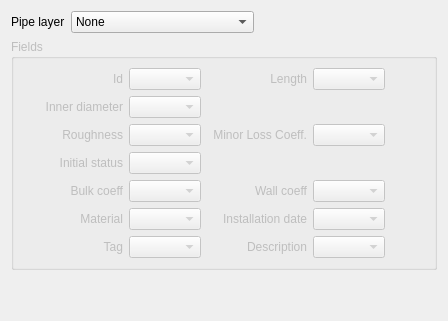
               <widget class="QWidget" name="tabPipes">
                <attribute name="title">
                 <string>Pipes</string>
                </attribute>
                <layout class="QGridLayout" name="gridLayout_7">
                 <item row="0" column="0">
                  <layout class="QGridLayout" name="gridLayout_6">
                   <item row="0" column="0">
                    <layout class="QHBoxLayout" name="horizontalLayout_4">
                     <item>
                      <widget class="QLabel" name="label_6">
                       <property name="text">
                        <string>Pipe layer</string>
                       </property>
                      </widget>
                     </item>
                     <item>
                      <widget class="QComboBox" name="cbPipeLayer">
                       <property name="sizePolicy">
                        <sizepolicy hsizetype="Expanding" vsizetype="Fixed">
                         <horstretch>0</horstretch>
                         <verstretch>0</verstretch>
                        </sizepolicy>
                       </property>
                       <item>
                        <property name="text">
                         <string>None</string>
                        </property>
                       </item>
                      </widget>
                     </item>
                     <item>
                      <spacer name="horizontalSpacer">
                       <property name="orientation">
                        <enum>Qt::Horizontal</enum>
                       </property>
                       <property name="sizeHint" stdset="0">
                        <size>
                         <width>40</width>
                         <height>20</height>
                        </size>
                       </property>
                      </spacer>
                     </item>
                    </layout>
                   </item>
                   <item row="1" column="0">
                    <widget class="QGroupBox" name="gbPipes">
                     <property name="enabled">
                      <bool>false</bool>
                     </property>
                     <property name="sizePolicy">
                      <sizepolicy hsizetype="Expanding" vsizetype="Fixed">
                       <horstretch>0</horstretch>
                       <verstretch>0</verstretch>
                      </sizepolicy>
                     </property>
                     <property name="title">
                      <string>Fields</string>
                     </property>
                     <layout class="QGridLayout" name="gridLayout_8">
                      <item row="1" column="1">
                       <layout class="QGridLayout" name="gridLayout_26">
                        <item row="1" column="0">
                         <widget class="QLabel" name="label_10">
                          <property name="minimumSize">
                           <size>
                            <width>70</width>
                            <height>0</height>
                           </size>
                          </property>
                          <property name="text">
                           <string>Inner diameter</string>
                          </property>
                          <property name="alignment">
                           <set>Qt::AlignRight|Qt::AlignTrailing|Qt::AlignVCenter</set>
                          </property>
                         </widget>
                        </item>
                        <item row="0" column="4">
                         <spacer name="horizontalSpacer_2">
                          <property name="orientation">
                           <enum>Qt::Horizontal</enum>
                          </property>
                          <property name="sizeHint" stdset="0">
                           <size>
                            <width>40</width>
                            <height>20</height>
                           </size>
                          </property>
                         </spacer>
                        </item>
                        <item row="0" column="2">
                         <widget class="QLabel" name="label_9">
                          <property name="minimumSize">
                           <size>
                            <width>100</width>
                            <height>0</height>
                           </size>
                          </property>
                          <property name="text">
                           <string>Length</string>
                          </property>
                          <property name="alignment">
                           <set>Qt::AlignRight|Qt::AlignTrailing|Qt::AlignVCenter</set>
                          </property>
                         </widget>
                        </item>
                        <item row="6" column="3">
                         <widget class="QComboBox" name="cbPipe_Descr">
                          <property name="sizePolicy">
                           <sizepolicy hsizetype="Expanding" vsizetype="Fixed">
                            <horstretch>0</horstretch>
                            <verstretch>0</verstretch>
                           </sizepolicy>
                          </property>
                         </widget>
                        </item>
                        <item row="6" column="1">
                         <widget class="QComboBox" name="cbPipe_Tag">
                          <property name="sizePolicy">
                           <sizepolicy hsizetype="Expanding" vsizetype="Fixed">
                            <horstretch>0</horstretch>
                            <verstretch>0</verstretch>
                           </sizepolicy>
                          </property>
                         </widget>
                        </item>
                        <item row="0" column="1">
                         <widget class="QComboBox" name="cbPipe_Id">
                          <property name="sizePolicy">
                           <sizepolicy hsizetype="Expanding" vsizetype="Fixed">
                            <horstretch>0</horstretch>
                            <verstretch>0</verstretch>
                           </sizepolicy>
                          </property>
                         </widget>
                        </item>
                        <item row="0" column="3">
                         <widget class="QComboBox" name="cbPipe_Length">
                          <property name="sizePolicy">
                           <sizepolicy hsizetype="Expanding" vsizetype="Fixed">
                            <horstretch>0</horstretch>
                            <verstretch>0</verstretch>
                           </sizepolicy>
                          </property>
                         </widget>
                        </item>
                        <item row="3" column="0">
                         <widget class="QLabel" name="label_17">
                          <property name="minimumSize">
                           <size>
                            <width>70</width>
                            <height>0</height>
                           </size>
                          </property>
                          <property name="text">
                           <string>Initial status</string>
                          </property>
                          <property name="alignment">
                           <set>Qt::AlignRight|Qt::AlignTrailing|Qt::AlignVCenter</set>
                          </property>
                         </widget>
                        </item>
                        <item row="3" column="1">
                         <widget class="QComboBox" name="cbPipe_Status">
                          <property name="sizePolicy">
                           <sizepolicy hsizetype="Expanding" vsizetype="Fixed">
                            <horstretch>0</horstretch>
                            <verstretch>0</verstretch>
                           </sizepolicy>
                          </property>
                         </widget>
                        </item>
                        <item row="1" column="1">
                         <widget class="QComboBox" name="cbPipe_Diameter">
                          <property name="sizePolicy">
                           <sizepolicy hsizetype="Expanding" vsizetype="Fixed">
                            <horstretch>0</horstretch>
                            <verstretch>0</verstretch>
                           </sizepolicy>
                          </property>
                         </widget>
                        </item>
                        <item row="1" column="4">
                         <spacer name="horizontalSpacer_3">
                          <property name="orientation">
                           <enum>Qt::Horizontal</enum>
                          </property>
                          <property name="sizeHint" stdset="0">
                           <size>
                            <width>40</width>
                            <height>20</height>
                           </size>
                          </property>
                         </spacer>
                        </item>
                        <item row="0" column="0">
                         <widget class="QLabel" name="label_7">
                          <property name="minimumSize">
                           <size>
                            <width>70</width>
                            <height>0</height>
                           </size>
                          </property>
                          <property name="text">
                           <string>Id</string>
                          </property>
                          <property name="alignment">
                           <set>Qt::AlignRight|Qt::AlignTrailing|Qt::AlignVCenter</set>
                          </property>
                         </widget>
                        </item>
                        <item row="2" column="2">
                         <widget class="QLabel" name="label_12">
                          <property name="minimumSize">
                           <size>
                            <width>100</width>
                            <height>0</height>
                           </size>
                          </property>
                          <property name="text">
                           <string>Minor Loss Coeff.</string>
                          </property>
                          <property name="alignment">
                           <set>Qt::AlignRight|Qt::AlignTrailing|Qt::AlignVCenter</set>
                          </property>
                         </widget>
                        </item>
                        <item row="5" column="1">
                         <widget class="QComboBox" name="cbPipe_Material">
                          <property name="sizePolicy">
                           <sizepolicy hsizetype="Expanding" vsizetype="Fixed">
                            <horstretch>0</horstretch>
                            <verstretch>0</verstretch>
                           </sizepolicy>
                          </property>
                         </widget>
                        </item>
                        <item row="6" column="0">
                         <widget class="QLabel" name="label_18">
                          <property name="minimumSize">
                           <size>
                            <width>70</width>
                            <height>0</height>
                           </size>
                          </property>
                          <property name="text">
                           <string>Tag</string>
                          </property>
                          <property name="alignment">
                           <set>Qt::AlignRight|Qt::AlignTrailing|Qt::AlignVCenter</set>
                          </property>
                         </widget>
                        </item>
                        <item row="2" column="3">
                         <widget class="QComboBox" name="cbPipe_LossCoef">
                          <property name="sizePolicy">
                           <sizepolicy hsizetype="Expanding" vsizetype="Fixed">
                            <horstretch>0</horstretch>
                            <verstretch>0</verstretch>
                           </sizepolicy>
                          </property>
                         </widget>
                        </item>
                        <item row="2" column="1">
                         <widget class="QComboBox" name="cbPipe_Roughness">
                          <property name="sizePolicy">
                           <sizepolicy hsizetype="Expanding" vsizetype="Fixed">
                            <horstretch>0</horstretch>
                            <verstretch>0</verstretch>
                           </sizepolicy>
                          </property>
                         </widget>
                        </item>
                        <item row="5" column="3">
                         <widget class="QComboBox" name="cbPipe_InstDate">
                          <property name="sizePolicy">
                           <sizepolicy hsizetype="Expanding" vsizetype="Fixed">
                            <horstretch>0</horstretch>
                            <verstretch>0</verstretch>
                           </sizepolicy>
                          </property>
                         </widget>
                        </item>
                        <item row="6" column="2">
                         <widget class="QLabel" name="label_19">
                          <property name="minimumSize">
                           <size>
                            <width>100</width>
                            <height>0</height>
                           </size>
                          </property>
                          <property name="text">
                           <string>Description</string>
                          </property>
                          <property name="alignment">
                           <set>Qt::AlignRight|Qt::AlignTrailing|Qt::AlignVCenter</set>
                          </property>
                         </widget>
                        </item>
                        <item row="6" column="4">
                         <spacer name="horizontalSpacer_7">
                          <property name="orientation">
                           <enum>Qt::Horizontal</enum>
                          </property>
                          <property name="sizeHint" stdset="0">
                           <size>
                            <width>40</width>
                            <height>20</height>
                           </size>
                          </property>
                         </spacer>
                        </item>
                        <item row="5" column="2">
                         <widget class="QLabel" name="label_13">
                          <property name="minimumSize">
                           <size>
                            <width>100</width>
                            <height>0</height>
                           </size>
                          </property>
                          <property name="text">
                           <string>Installation date</string>
                          </property>
                          <property name="alignment">
                           <set>Qt::AlignRight|Qt::AlignTrailing|Qt::AlignVCenter</set>
                          </property>
                         </widget>
                        </item>
                        <item row="2" column="4">
                         <spacer name="horizontalSpacer_16">
                          <property name="orientation">
                           <enum>Qt::Horizontal</enum>
                          </property>
                          <property name="sizeHint" stdset="0">
                           <size>
                            <width>40</width>
                            <height>20</height>
                           </size>
                          </property>
                         </spacer>
                        </item>
                        <item row="5" column="4">
                         <spacer name="horizontalSpacer_18">
                          <property name="orientation">
                           <enum>Qt::Horizontal</enum>
                          </property>
                          <property name="sizeHint" stdset="0">
                           <size>
                            <width>40</width>
                            <height>20</height>
                           </size>
                          </property>
                         </spacer>
                        </item>
                        <item row="2" column="0">
                         <widget class="QLabel" name="label_16">
                          <property name="minimumSize">
                           <size>
                            <width>100</width>
                            <height>0</height>
                           </size>
                          </property>
                          <property name="text">
                           <string>Roughness</string>
                          </property>
                          <property name="alignment">
                           <set>Qt::AlignRight|Qt::AlignTrailing|Qt::AlignVCenter</set>
                          </property>
                         </widget>
                        </item>
                        <item row="5" column="0">
                         <widget class="QLabel" name="label_11">
                          <property name="minimumSize">
                           <size>
                            <width>70</width>
                            <height>0</height>
                           </size>
                          </property>
                          <property name="text">
                           <string>Material</string>
                          </property>
                          <property name="alignment">
                           <set>Qt::AlignRight|Qt::AlignTrailing|Qt::AlignVCenter</set>
                          </property>
                         </widget>
                        </item>
                        <item row="4" column="0">
                         <widget class="QLabel" name="label_23">
                          <property name="minimumSize">
                           <size>
                            <width>70</width>
                            <height>0</height>
                           </size>
                          </property>
                          <property name="text">
                           <string>Bulk coeff</string>
                          </property>
                          <property name="alignment">
                           <set>Qt::AlignRight|Qt::AlignTrailing|Qt::AlignVCenter</set>
                          </property>
                         </widget>
                        </item>
                        <item row="4" column="2">
                         <widget class="QLabel" name="label_24">
                          <property name="minimumSize">
                           <size>
                            <width>100</width>
                            <height>0</height>
                           </size>
                          </property>
                          <property name="text">
                           <string>Wall coeff</string>
                          </property>
                          <property name="alignment">
                           <set>Qt::AlignRight|Qt::AlignTrailing|Qt::AlignVCenter</set>
                          </property>
                         </widget>
                        </item>
                        <item row="4" column="1">
                         <widget class="QComboBox" name="cbPipe_Bulk">
                          <property name="sizePolicy">
                           <sizepolicy hsizetype="Expanding" vsizetype="Fixed">
                            <horstretch>0</horstretch>
                            <verstretch>0</verstretch>
                           </sizepolicy>
                          </property>
                         </widget>
                        </item>
                        <item row="4" column="3">
                         <widget class="QComboBox" name="cbPipe_Wall">
                          <property name="sizePolicy">
                           <sizepolicy hsizetype="Expanding" vsizetype="Fixed">
                            <horstretch>0</horstretch>
                            <verstretch>0</verstretch>
                           </sizepolicy>
                          </property>
                         </widget>
                        </item>
                        <item row="3" column="4">
                         <spacer name="horizontalSpacer_54">
                          <property name="orientation">
                           <enum>Qt::Horizontal</enum>
                          </property>
                          <property name="sizeHint" stdset="0">
                           <size>
                            <width>40</width>
                            <height>20</height>
                           </size>
                          </property>
                         </spacer>
                        </item>
                        <item row="4" column="4">
                         <spacer name="horizontalSpacer_55">
                          <property name="orientation">
                           <enum>Qt::Horizontal</enum>
                          </property>
                          <property name="sizeHint" stdset="0">
                           <size>
                            <width>40</width>
                            <height>20</height>
                           </size>
                          </property>
                         </spacer>
                        </item>
                       </layout>
                      </item>
                     </layout>
                    </widget>
                   </item>
                   <item row="2" column="0">
                    <spacer name="verticalSpacer">
                     <property name="orientation">
                      <enum>Qt::Vertical</enum>
                     </property>
                     <property name="sizeHint" stdset="0">
                      <size>
                       <width>20</width>
                       <height>40</height>
                      </size>
                     </property>
                    </spacer>
                   </item>
                  </layout>
                 </item>
                </layout>
               </widget>
